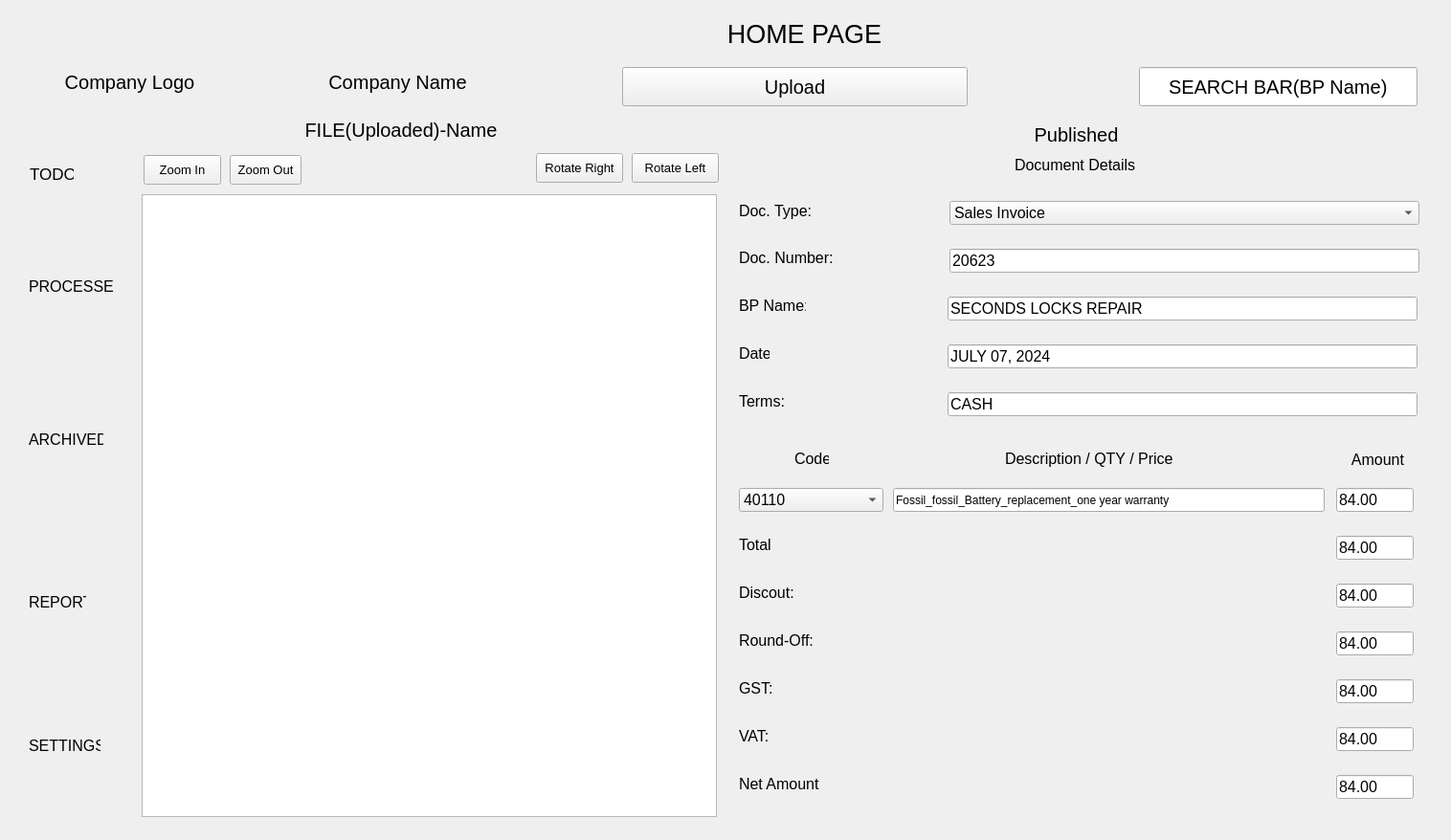
<?xml version="1.0" encoding="UTF-8"?>
<ui version="4.0">
 <class>dashboard</class>
 <widget class="QMainWindow" name="dashboard">
  <property name="geometry">
   <rect>
    <x>0</x>
    <y>0</y>
    <width>1516</width>
    <height>878</height>
   </rect>
  </property>
  <property name="font">
   <font>
    <pointsize>12</pointsize>
   </font>
  </property>
  <property name="windowTitle">
   <string>Dashboard</string>
  </property>
  <widget class="QWidget" name="centralwidget">
   <widget class="QPushButton" name="upload_btn">
    <property name="geometry">
     <rect>
      <x>650</x>
      <y>70</y>
      <width>361</width>
      <height>41</height>
     </rect>
    </property>
    <property name="sizePolicy">
     <sizepolicy hsizetype="Minimum" vsizetype="Fixed">
      <horstretch>1</horstretch>
      <verstretch>0</verstretch>
     </sizepolicy>
    </property>
    <property name="font">
     <font>
      <pointsize>15</pointsize>
     </font>
    </property>
    <property name="text">
     <string>Upload</string>
    </property>
   </widget>
   <widget class="QGraphicsView" name="graphicsView">
    <property name="geometry">
     <rect>
      <x>148</x>
      <y>203</y>
      <width>601</width>
      <height>651</height>
     </rect>
    </property>
   </widget>
   <widget class="QPushButton" name="rotate_left_btn">
    <property name="geometry">
     <rect>
      <x>660</x>
      <y>160</y>
      <width>91</width>
      <height>31</height>
     </rect>
    </property>
    <property name="font">
     <font>
      <pointsize>10</pointsize>
     </font>
    </property>
    <property name="text">
     <string>Rotate Left</string>
    </property>
   </widget>
   <widget class="QPushButton" name="rotate_right_btn">
    <property name="geometry">
     <rect>
      <x>560</x>
      <y>160</y>
      <width>91</width>
      <height>31</height>
     </rect>
    </property>
    <property name="font">
     <font>
      <pointsize>10</pointsize>
     </font>
    </property>
    <property name="text">
     <string>Rotate Right</string>
    </property>
   </widget>
   <widget class="QPushButton" name="zoom_in_btn">
    <property name="geometry">
     <rect>
      <x>150</x>
      <y>162</y>
      <width>81</width>
      <height>31</height>
     </rect>
    </property>
    <property name="font">
     <font>
      <pointsize>10</pointsize>
     </font>
    </property>
    <property name="text">
     <string>Zoom In</string>
    </property>
   </widget>
   <widget class="QPushButton" name="zoom_out_btn">
    <property name="geometry">
     <rect>
      <x>240</x>
      <y>162</y>
      <width>75</width>
      <height>31</height>
     </rect>
    </property>
    <property name="font">
     <font>
      <pointsize>10</pointsize>
     </font>
    </property>
    <property name="text">
     <string>Zoom Out</string>
    </property>
   </widget>
   <widget class="QLabel" name="label">
    <property name="geometry">
     <rect>
      <x>680</x>
      <y>20</y>
      <width>321</width>
      <height>31</height>
     </rect>
    </property>
    <property name="font">
     <font>
      <pointsize>20</pointsize>
      <weight>50</weight>
      <bold>false</bold>
     </font>
    </property>
    <property name="text">
     <string>HOME PAGE</string>
    </property>
    <property name="alignment">
     <set>Qt::AlignCenter</set>
    </property>
   </widget>
   <widget class="QLabel" name="label_2">
    <property name="geometry">
     <rect>
      <x>31</x>
      <y>171</y>
      <width>46</width>
      <height>21</height>
     </rect>
    </property>
    <property name="font">
     <font>
      <pointsize>13</pointsize>
     </font>
    </property>
    <property name="text">
     <string>TODO</string>
    </property>
   </widget>
   <widget class="QLabel" name="label_7">
    <property name="geometry">
     <rect>
      <x>310</x>
      <y>70</y>
      <width>211</width>
      <height>31</height>
     </rect>
    </property>
    <property name="sizePolicy">
     <sizepolicy hsizetype="Minimum" vsizetype="Fixed">
      <horstretch>1</horstretch>
      <verstretch>0</verstretch>
     </sizepolicy>
    </property>
    <property name="font">
     <font>
      <pointsize>15</pointsize>
     </font>
    </property>
    <property name="text">
     <string>Company Name</string>
    </property>
    <property name="alignment">
     <set>Qt::AlignCenter</set>
    </property>
   </widget>
   <widget class="QLabel" name="label_8">
    <property name="geometry">
     <rect>
      <x>50</x>
      <y>70</y>
      <width>171</width>
      <height>31</height>
     </rect>
    </property>
    <property name="sizePolicy">
     <sizepolicy hsizetype="Preferred" vsizetype="Fixed">
      <horstretch>1</horstretch>
      <verstretch>0</verstretch>
     </sizepolicy>
    </property>
    <property name="font">
     <font>
      <pointsize>15</pointsize>
     </font>
    </property>
    <property name="text">
     <string>Company Logo</string>
    </property>
    <property name="alignment">
     <set>Qt::AlignCenter</set>
    </property>
   </widget>
   <widget class="QLabel" name="label_9">
    <property name="geometry">
     <rect>
      <x>1060</x>
      <y>160</y>
      <width>159</width>
      <height>24</height>
     </rect>
    </property>
    <property name="sizePolicy">
     <sizepolicy hsizetype="Preferred" vsizetype="Maximum">
      <horstretch>0</horstretch>
      <verstretch>0</verstretch>
     </sizepolicy>
    </property>
    <property name="font">
     <font>
      <pointsize>12</pointsize>
     </font>
    </property>
    <property name="text">
     <string>Document Details</string>
    </property>
   </widget>
   <widget class="QLabel" name="label_5">
    <property name="geometry">
     <rect>
      <x>30</x>
      <y>290</y>
      <width>88</width>
      <height>19</height>
     </rect>
    </property>
    <property name="text">
     <string>PROCESSED</string>
    </property>
   </widget>
   <widget class="QLabel" name="label_6">
    <property name="geometry">
     <rect>
      <x>30</x>
      <y>450</y>
      <width>78</width>
      <height>19</height>
     </rect>
    </property>
    <property name="text">
     <string>ARCHIVED</string>
    </property>
   </widget>
   <widget class="QLabel" name="label_10">
    <property name="geometry">
     <rect>
      <x>30</x>
      <y>620</y>
      <width>60</width>
      <height>19</height>
     </rect>
    </property>
    <property name="text">
     <string>REPORT</string>
    </property>
   </widget>
   <widget class="QLabel" name="label_11">
    <property name="geometry">
     <rect>
      <x>30</x>
      <y>770</y>
      <width>75</width>
      <height>19</height>
     </rect>
    </property>
    <property name="text">
     <string>SETTINGS</string>
    </property>
   </widget>
   <widget class="QLabel" name="label_12">
    <property name="geometry">
     <rect>
      <x>772</x>
      <y>210</y>
      <width>78</width>
      <height>21</height>
     </rect>
    </property>
    <property name="text">
     <string>Doc. Type:</string>
    </property>
   </widget>
   <widget class="QLabel" name="label_13">
    <property name="geometry">
     <rect>
      <x>772</x>
      <y>260</y>
      <width>100</width>
      <height>19</height>
     </rect>
    </property>
    <property name="text">
     <string>Doc. Number:</string>
    </property>
   </widget>
   <widget class="QLabel" name="label_14">
    <property name="geometry">
     <rect>
      <x>772</x>
      <y>310</y>
      <width>70</width>
      <height>19</height>
     </rect>
    </property>
    <property name="text">
     <string>BP Name:</string>
    </property>
   </widget>
   <widget class="QLabel" name="label_15">
    <property name="geometry">
     <rect>
      <x>772</x>
      <y>360</y>
      <width>32</width>
      <height>19</height>
     </rect>
    </property>
    <property name="text">
     <string>Date</string>
    </property>
   </widget>
   <widget class="QLabel" name="label_16">
    <property name="geometry">
     <rect>
      <x>772</x>
      <y>410</y>
      <width>51</width>
      <height>19</height>
     </rect>
    </property>
    <property name="text">
     <string>Terms:</string>
    </property>
   </widget>
   <widget class="QLabel" name="label_17">
    <property name="geometry">
     <rect>
      <x>830</x>
      <y>470</y>
      <width>36</width>
      <height>19</height>
     </rect>
    </property>
    <property name="sizePolicy">
     <sizepolicy hsizetype="Preferred" vsizetype="Maximum">
      <horstretch>0</horstretch>
      <verstretch>0</verstretch>
     </sizepolicy>
    </property>
    <property name="text">
     <string>Code</string>
    </property>
   </widget>
   <widget class="QLineEdit" name="doc_number">
    <property name="geometry">
     <rect>
      <x>992</x>
      <y>260</y>
      <width>491</width>
      <height>25</height>
     </rect>
    </property>
    <property name="text">
     <string>20623</string>
    </property>
   </widget>
   <widget class="QLineEdit" name="bp_name">
    <property name="geometry">
     <rect>
      <x>990</x>
      <y>310</y>
      <width>491</width>
      <height>25</height>
     </rect>
    </property>
    <property name="text">
     <string>SECONDS LOCKS REPAIR</string>
    </property>
   </widget>
   <widget class="QLineEdit" name="date">
    <property name="geometry">
     <rect>
      <x>990</x>
      <y>360</y>
      <width>491</width>
      <height>25</height>
     </rect>
    </property>
    <property name="text">
     <string>JULY 07, 2024</string>
    </property>
   </widget>
   <widget class="QLineEdit" name="terms">
    <property name="geometry">
     <rect>
      <x>990</x>
      <y>410</y>
      <width>491</width>
      <height>25</height>
     </rect>
    </property>
    <property name="text">
     <string>CASH</string>
    </property>
   </widget>
   <widget class="QLineEdit" name="description">
    <property name="geometry">
     <rect>
      <x>933</x>
      <y>510</y>
      <width>451</width>
      <height>25</height>
     </rect>
    </property>
    <property name="font">
     <font>
      <pointsize>9</pointsize>
     </font>
    </property>
    <property name="text">
     <string>Fossil_fossil_Battery_replacement_one year warranty</string>
    </property>
   </widget>
   <widget class="QLabel" name="label_18">
    <property name="geometry">
     <rect>
      <x>1050</x>
      <y>470</y>
      <width>177</width>
      <height>19</height>
     </rect>
    </property>
    <property name="sizePolicy">
     <sizepolicy hsizetype="Preferred" vsizetype="Maximum">
      <horstretch>0</horstretch>
      <verstretch>0</verstretch>
     </sizepolicy>
    </property>
    <property name="text">
     <string>Description / QTY / Price</string>
    </property>
   </widget>
   <widget class="QLabel" name="label_19">
    <property name="geometry">
     <rect>
      <x>1366</x>
      <y>470</y>
      <width>101</width>
      <height>20</height>
     </rect>
    </property>
    <property name="sizePolicy">
     <sizepolicy hsizetype="Preferred" vsizetype="Maximum">
      <horstretch>0</horstretch>
      <verstretch>0</verstretch>
     </sizepolicy>
    </property>
    <property name="text">
     <string>Amount</string>
    </property>
    <property name="alignment">
     <set>Qt::AlignRight|Qt::AlignTrailing|Qt::AlignVCenter</set>
    </property>
   </widget>
   <widget class="QLineEdit" name="amount">
    <property name="geometry">
     <rect>
      <x>1396</x>
      <y>510</y>
      <width>81</width>
      <height>25</height>
     </rect>
    </property>
    <property name="text">
     <string>84.00</string>
    </property>
   </widget>
   <widget class="QLabel" name="label_20">
    <property name="geometry">
     <rect>
      <x>772</x>
      <y>560</y>
      <width>141</width>
      <height>19</height>
     </rect>
    </property>
    <property name="text">
     <string>Total</string>
    </property>
   </widget>
   <widget class="QLabel" name="label_21">
    <property name="geometry">
     <rect>
      <x>772</x>
      <y>610</y>
      <width>141</width>
      <height>19</height>
     </rect>
    </property>
    <property name="text">
     <string>Discout:</string>
    </property>
   </widget>
   <widget class="QLabel" name="label_22">
    <property name="geometry">
     <rect>
      <x>772</x>
      <y>660</y>
      <width>141</width>
      <height>19</height>
     </rect>
    </property>
    <property name="text">
     <string>Round-Off:</string>
    </property>
   </widget>
   <widget class="QLabel" name="label_23">
    <property name="geometry">
     <rect>
      <x>772</x>
      <y>710</y>
      <width>121</width>
      <height>19</height>
     </rect>
    </property>
    <property name="text">
     <string>GST:</string>
    </property>
   </widget>
   <widget class="QLabel" name="label_24">
    <property name="geometry">
     <rect>
      <x>772</x>
      <y>760</y>
      <width>131</width>
      <height>19</height>
     </rect>
    </property>
    <property name="text">
     <string>VAT:</string>
    </property>
   </widget>
   <widget class="QLabel" name="label_25">
    <property name="geometry">
     <rect>
      <x>772</x>
      <y>810</y>
      <width>141</width>
      <height>19</height>
     </rect>
    </property>
    <property name="text">
     <string>Net Amount</string>
    </property>
   </widget>
   <widget class="QLineEdit" name="round_off">
    <property name="geometry">
     <rect>
      <x>1396</x>
      <y>660</y>
      <width>81</width>
      <height>25</height>
     </rect>
    </property>
    <property name="text">
     <string>84.00</string>
    </property>
   </widget>
   <widget class="QLineEdit" name="gst">
    <property name="geometry">
     <rect>
      <x>1396</x>
      <y>710</y>
      <width>81</width>
      <height>25</height>
     </rect>
    </property>
    <property name="text">
     <string>84.00</string>
    </property>
   </widget>
   <widget class="QLineEdit" name="vat">
    <property name="geometry">
     <rect>
      <x>1396</x>
      <y>760</y>
      <width>81</width>
      <height>25</height>
     </rect>
    </property>
    <property name="text">
     <string>84.00</string>
    </property>
   </widget>
   <widget class="QLineEdit" name="net_amount">
    <property name="geometry">
     <rect>
      <x>1396</x>
      <y>810</y>
      <width>81</width>
      <height>25</height>
     </rect>
    </property>
    <property name="text">
     <string>84.00</string>
    </property>
   </widget>
   <widget class="QLineEdit" name="discount">
    <property name="geometry">
     <rect>
      <x>1396</x>
      <y>610</y>
      <width>81</width>
      <height>25</height>
     </rect>
    </property>
    <property name="text">
     <string>84.00</string>
    </property>
   </widget>
   <widget class="QLineEdit" name="total">
    <property name="geometry">
     <rect>
      <x>1396</x>
      <y>560</y>
      <width>81</width>
      <height>25</height>
     </rect>
    </property>
    <property name="text">
     <string>84.00</string>
    </property>
   </widget>
   <widget class="QComboBox" name="doc_type">
    <property name="geometry">
     <rect>
      <x>992</x>
      <y>210</y>
      <width>491</width>
      <height>25</height>
     </rect>
    </property>
    <item>
     <property name="text">
      <string>Sales Invoice</string>
     </property>
    </item>
    <item>
     <property name="text">
      <string>Sales Credit Note</string>
     </property>
    </item>
    <item>
     <property name="text">
      <string>Purchase Invoice</string>
     </property>
    </item>
    <item>
     <property name="text">
      <string>Purchase Debit Note</string>
     </property>
    </item>
    <item>
     <property name="text">
      <string>Customer Receipt</string>
     </property>
    </item>
    <item>
     <property name="text">
      <string>Vendor Payment</string>
     </property>
    </item>
   </widget>
   <widget class="QComboBox" name="code">
    <property name="geometry">
     <rect>
      <x>772</x>
      <y>510</y>
      <width>151</width>
      <height>25</height>
     </rect>
    </property>
    <item>
     <property name="text">
      <string>40110</string>
     </property>
    </item>
    <item>
     <property name="text">
      <string>40115</string>
     </property>
    </item>
    <item>
     <property name="text">
      <string>50110</string>
     </property>
    </item>
    <item>
     <property name="text">
      <string>50115</string>
     </property>
    </item>
    <item>
     <property name="text">
      <string>61000</string>
     </property>
    </item>
    <item>
     <property name="text">
      <string>61200</string>
     </property>
    </item>
    <item>
     <property name="text">
      <string>61300</string>
     </property>
    </item>
    <item>
     <property name="text">
      <string>61400</string>
     </property>
    </item>
    <item>
     <property name="text">
      <string>61500</string>
     </property>
    </item>
    <item>
     <property name="text">
      <string>61600</string>
     </property>
    </item>
   </widget>
   <widget class="QLabel" name="file_name">
    <property name="geometry">
     <rect>
      <x>140</x>
      <y>120</y>
      <width>558</width>
      <height>31</height>
     </rect>
    </property>
    <property name="sizePolicy">
     <sizepolicy hsizetype="Preferred" vsizetype="Maximum">
      <horstretch>0</horstretch>
      <verstretch>0</verstretch>
     </sizepolicy>
    </property>
    <property name="font">
     <font>
      <pointsize>15</pointsize>
     </font>
    </property>
    <property name="text">
     <string>FILE(Uploaded)-Name</string>
    </property>
    <property name="alignment">
     <set>Qt::AlignCenter</set>
    </property>
   </widget>
   <widget class="QLabel" name="label_4">
    <property name="geometry">
     <rect>
      <x>800</x>
      <y>130</y>
      <width>649</width>
      <height>21</height>
     </rect>
    </property>
    <property name="sizePolicy">
     <sizepolicy hsizetype="Preferred" vsizetype="Maximum">
      <horstretch>0</horstretch>
      <verstretch>0</verstretch>
     </sizepolicy>
    </property>
    <property name="font">
     <font>
      <pointsize>15</pointsize>
     </font>
    </property>
    <property name="text">
     <string>Published</string>
    </property>
    <property name="alignment">
     <set>Qt::AlignCenter</set>
    </property>
   </widget>
   <widget class="QLineEdit" name="lineEdit_9">
    <property name="geometry">
     <rect>
      <x>1190</x>
      <y>70</y>
      <width>291</width>
      <height>41</height>
     </rect>
    </property>
    <property name="sizePolicy">
     <sizepolicy hsizetype="MinimumExpanding" vsizetype="Fixed">
      <horstretch>1</horstretch>
      <verstretch>0</verstretch>
     </sizepolicy>
    </property>
    <property name="font">
     <font>
      <pointsize>15</pointsize>
     </font>
    </property>
    <property name="autoFillBackground">
     <bool>false</bool>
    </property>
    <property name="text">
     <string>SEARCH BAR(BP Name)</string>
    </property>
    <property name="alignment">
     <set>Qt::AlignCenter</set>
    </property>
   </widget>
  </widget>
 </widget>
 <resources/>
 <connections/>
</ui>
